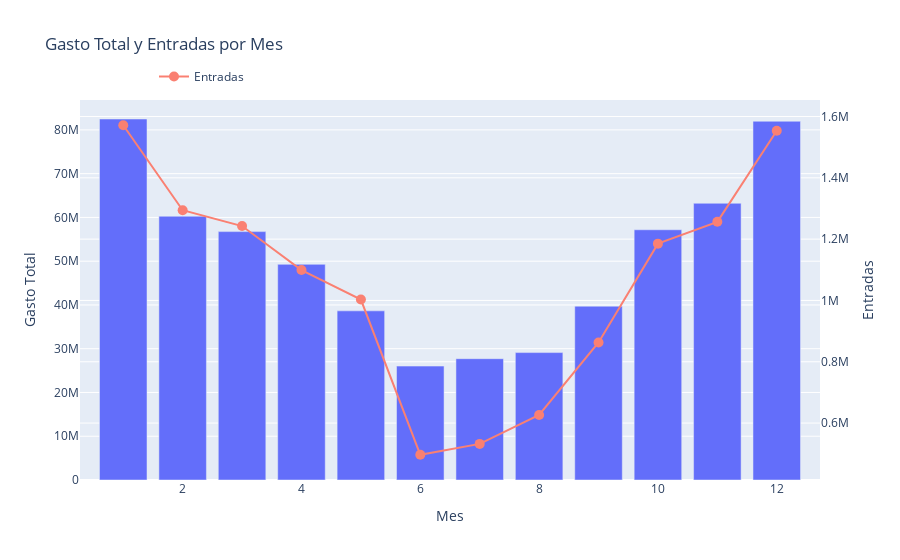

This figure's notebook cell:
### Markdown cell above
### Tendencia de compra agrupada por meses

### Code cell
# Grouping by month
month_entradas = df.groupby('Month')[['Gasto total', 'Nro entradas']].sum().reset_index()

# Create bar plot for GASTO_TOTAL
fig = px.bar(month_entradas, x='Month', y='Gasto total', title='Gasto Total y Entradas por Mes',
             labels={'Month': 'Mes', 'Gasto total': 'Gasto Total'})

# Add scatter plot for ENTRADAS
fig.add_scatter(x=month_entradas['Month'], y=month_entradas['Nro entradas'], mode='lines+markers', name='Entradas',
                marker=dict(color='salmon', size=10), yaxis='y2')

# Update layout to add secondary y-axis
fig.update_layout(
    yaxis2=dict(
        title='Entradas',
        overlaying='y',
        side='right'
    ),
    legend=dict(x=0.1, y=1.1),
   
)

fig.show()

### Figure 1 — Plotly figure (JSON) as saved in the notebook; plotly's stock layout.template omitted (floating-point values rounded to 4 significant figures)
{"data": [{"alignmentgroup": "True", "hovertemplate": "Mes=%{x}<br>Gasto Total=%{y}<extra></extra>", "legendgroup": "", "marker": {"color": "#636efa", "pattern": {"shape": ""}}, "name": "", "offsetgroup": "", "orientation": "v", "showlegend": false, "textposition": "auto", "type": "bar", "x": [1, 2, 3, 4, 5, 6, 7, 8, 9, 10, 11, 12], "xaxis": "x", "y": [82490000.0, 60270000.0, 56760000.0, 49280000.0, 38650000.0, 26030000.0, 27720000.0, 29110000.0, 39710000.0, 57180000.0, 63230000.0, 81980000.0], "yaxis": "y"}, {"marker": {"color": "salmon", "size": 10}, "mode": "lines+markers", "name": "Entradas", "type": "scatter", "x": [1, 2, 3, 4, 5, 6, 7, 8, 9, 10, 11, 12], "y": [1571524, 1294249, 1242671, 1099146, 1002800, 496608, 531977, 626310, 862844, 1185274, 1256484, 1553434], "yaxis": "y2"}], "layout": {"barmode": "relative", "legend": {"tracegroupgap": 0, "x": 0.1, "y": 1.1}, "title": {"text": "Gasto Total y Entradas por Mes"}, "xaxis": {"anchor": "y", "domain": [0, 1], "title": {"text": "Mes"}}, "yaxis": {"anchor": "x", "domain": [0, 1], "title": {"text": "Gasto Total"}}, "yaxis2": {"overlaying": "y", "side": "right", "title": {"text": "Entradas"}}}}
